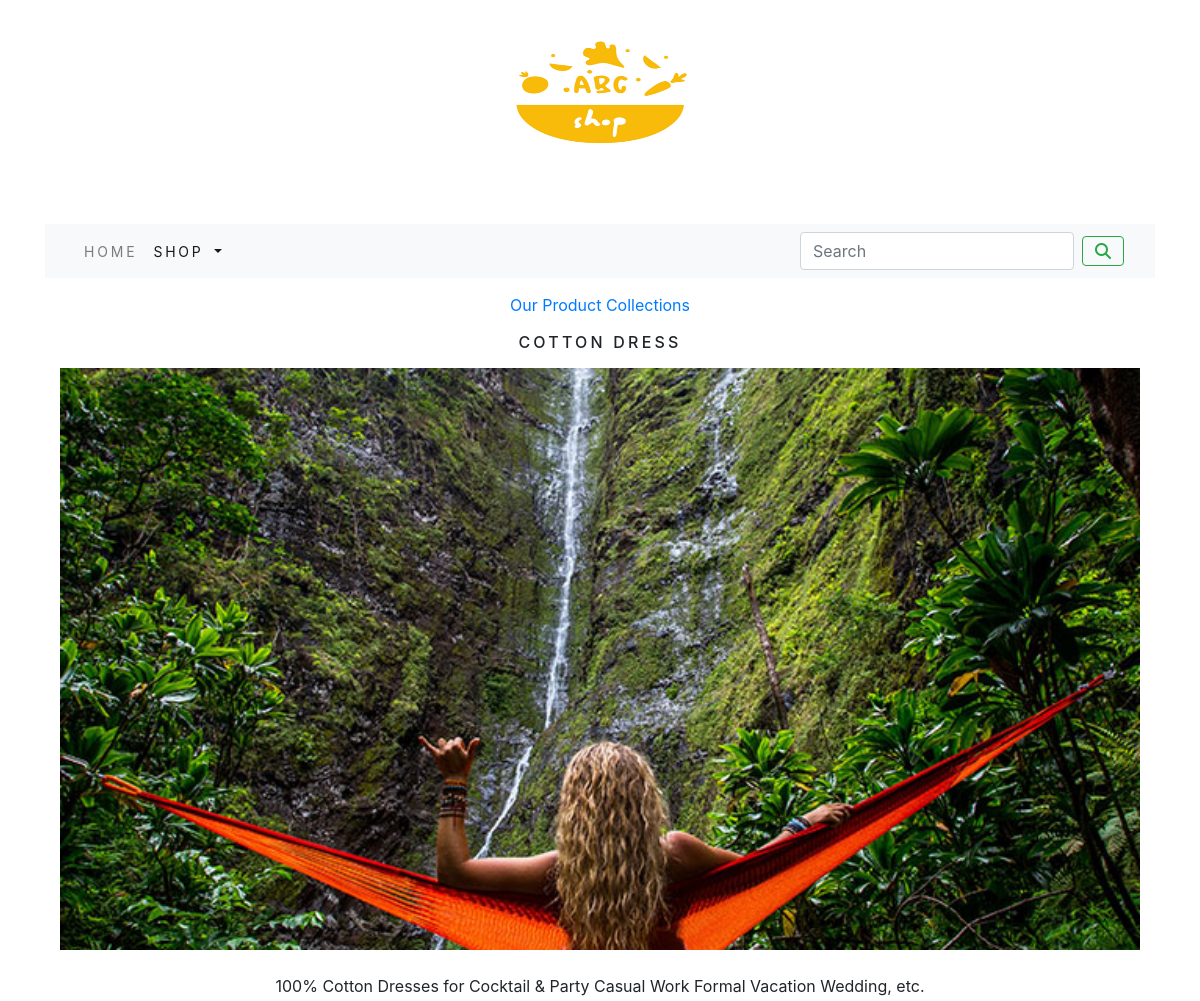
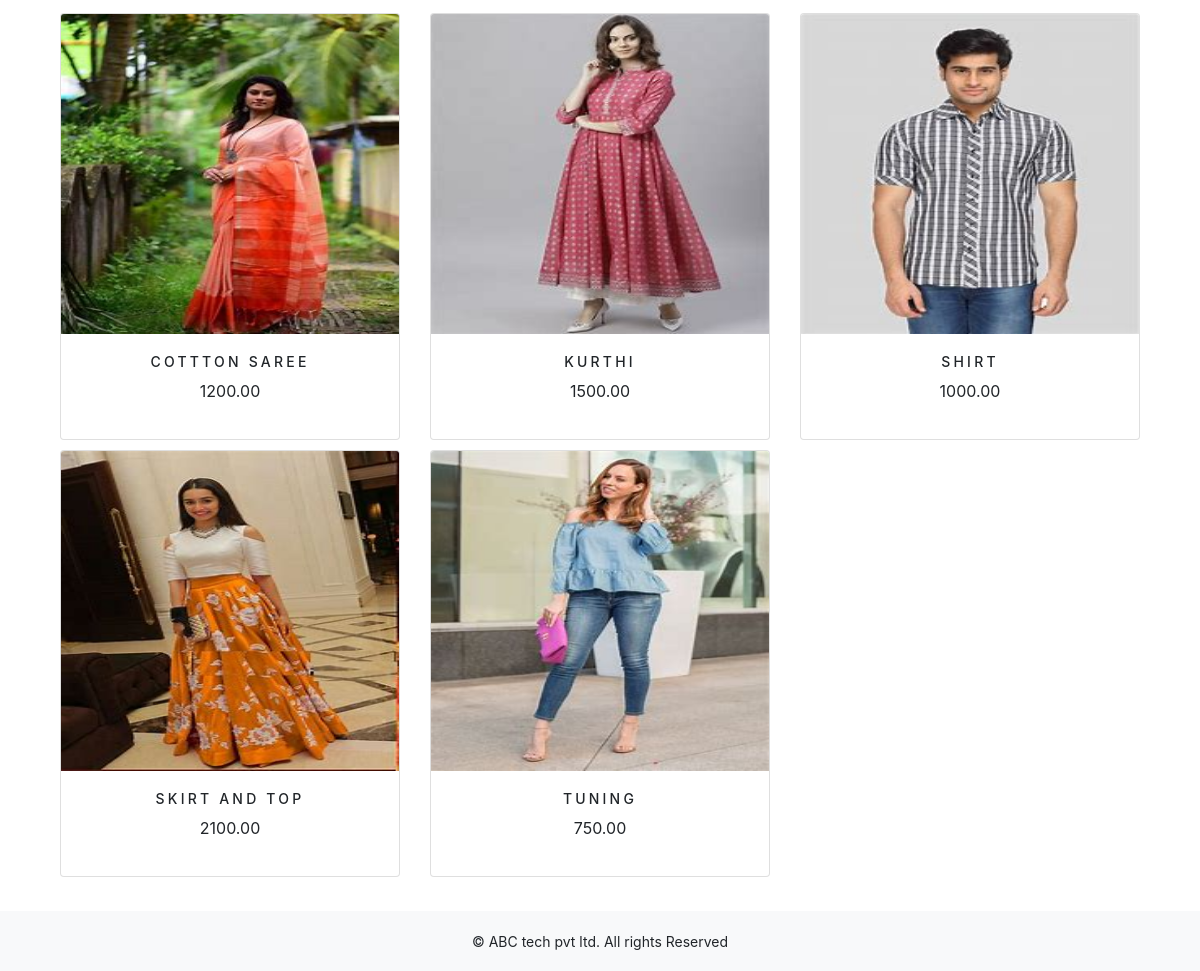
The app's page /shop/cotton-dress/ with its own data (2 pictures, top to bottom).
### shop/models.py (models this page shows, shortened)
class Category(models.Model):
    name=models.CharField(max_length=250,unique=True)
    slug=models.SlugField(max_length=250,unique=True)
    description=models.TextField(blank=True)
    image=models.ImageField(upload_to='category',blank=True)
    class Meta:
        ordering=('name'),
        verbose_name='category'
        verbose_name_plural='categories'
    def get_url(self):
        return reverse('shop:products_by_category',args=[self.slug])

class Product(models.Model):
    name=models.CharField(max_length=250,unique=True)
    slug=models.SlugField(max_length=250,unique=True)
    description=models.TextField(blank=True)
    price=models.DecimalField(max_digits=10,decimal_places=2)
    category=models.ForeignKey(Category,on_delete=models.CASCADE)
    image=models.ImageField(upload_to='product',blank=True)
    stock=models.IntegerField()
    available=models.BooleanField(default=True)
    created=models.DateTimeField(auto_now_add=True)
    updated=models.DateTimeField(auto_now=True)
    def get_url(self):
        return reverse('shop:prodCatdetail', args=[self.category.slug,self.slug])
    class Meta:
        ordering=('name',)
        verbose_name='product'
        verbose_name_plural='products'

### shop/views.py (the view)
# urls.py: path('', views.allProdCat,name='allProdCat'),
def allProdCat(request,c_slug=None):
    c_page=None
    products_list=None
    if c_slug!=None:
        c_page=get_object_or_404(Category,slug=c_slug)
        products_list=Product.objects.all().filter(category=c_page,available=True)
    else:
        products_list=Product.objects.all().filter(available=True)
    paginator=Paginator(products_list,6)
    try:
        page=int(request.GET.get('page','1'))
    except:
        page=1
    try:
        products=paginator.page(page)
    except (EmptyPage,InvalidPage):
        products=paginator.page(paginator.num_pages)
    return render(request,"category.html",{'category':c_page,'products':products})

### cart/context_processors.py (called while the page is built)
def counter(request):
    item_count=0
    if 'admin' in request.path:
        return {}
    else:
        try:
            cart=Cart.objects.filter(cart_id=_cart_id(request))
            cart_items=CartItem.objects.all().filter(cart=cart[:1])
            for cart_item in cart_items:
                item_count += cart_item.quantity
        except Cart.DoesNotExist:
            item_count = 0
        return dict(item_count=item_count)

### cart/views.py (called while the page is built)
def _cart_id(request):
    cart=request.session.session_key
    if not cart:
        cart=request.session.create()
    return cart

### shop/context_processors.py (called while the page is built)
def menu_links(request):
    links=Category.objects.all()
    return dict(links=links)

### templates/category.html (shortened to what this page needs)
﻿{% extends 'base.html' %}
{% load static %}
{% block content %}
{% if category %}
    <div class="container">
        <div class="row my_row_class">
            <div class="mx-auto">
            <p><a href="{% url 'shop:allProdCat' %}">Our Product Collections</a><h1 class="text-center my_title">{{category.name}}</h1></p>
            </div>
        </div>
    </div>
{% endif %}
<div class="mx_auto container">
    {% if category %}
        <img class="my_image" src="{{category.image.url}}" alt="{{category.name}}">
</div><br>
<div class="container">
    <p class="text-justify text-center">{{category.description}}</p>
</div>
    {% endif %}
<div class="container">
    <div class="row mx_auto">
        {% for product in products.object_list %}
        <div class="my_bottom_margin col-9 col-sm-12 col-md-4 col-lg-4">
            <div class="card text-center" style="min-width:18rem;">
                <a href="{{product.get_url}}"><img class="card-img-top my_image_new" src="{{product.image.url}}" alt="{{product.name}}"></a>
            <div class="card-body">
                <h4>{{product.name}}</h4>
                <p>{{product.price}}</p>
            </div>
            </div>
        </div>
         {% endfor %}
    </div>
    <br>
</div>
{% endblock %}

### static/css/custom.css (style rules this page uses)
body { font-family: 'Roboto', sans-serif; }
.my_row_class { padding-top: 15px; }
.my_image { width:100%; height:auto; }
.my_image_new { width:100%; height:20rem; }
.my_title { font-size: 16px; text-transform: uppercase; letter-spacing: .2em; }
.my_bottom_margin { margin-bottom:10px; }
.card-body h4 { font-size:14px; text-transform:uppercase; letter-spacing:.2rem; }

### records on screen
Category: name "COTTON DRESS", image (picture), description "100% Cotton Dresses for Cocktail & Party Casual Work Formal Vacation Wedding, etc."
Product: image (picture), name "COTTTON SAREE", price "1200.00"
Product: image (picture), name "KURTHI", price "1500.00"
Product: image (picture), name "SHIRT", price "1000.00"
Product: image (picture), name "SKIRT AND TOP", price "2100.00"
Product: image (picture), name "TUNING", price "750.00"
